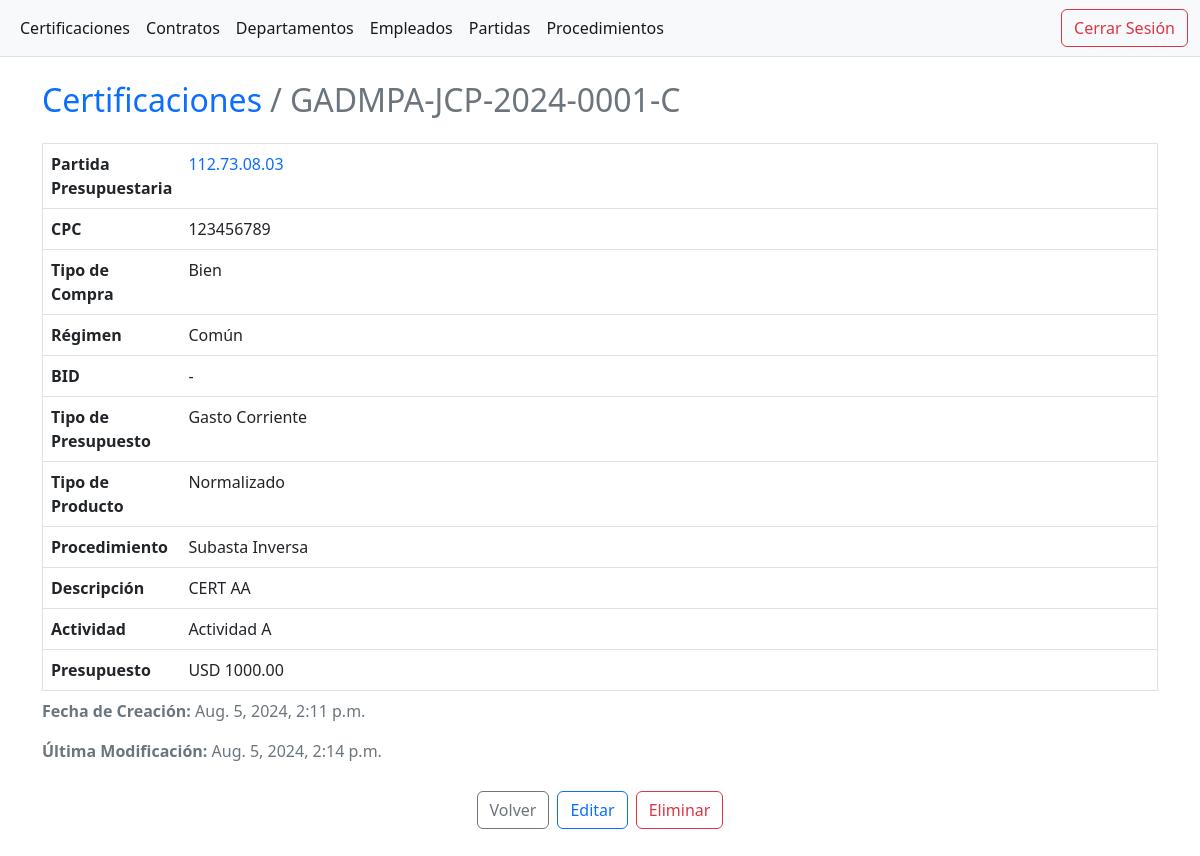
/certification/4/ (signed in), run on the app's committed database.
### apps/certification/models.py (models this page shows, shortened)
class Certification(AuditModel):
    number = models.CharField(max_length=25)
    department = models.ForeignKey(Department, on_delete=models.PROTECT)
    budget_item = models.ForeignKey(BudgetItem, on_delete=models.PROTECT)
    procedure = models.ForeignKey(Procedure, on_delete=models.PROTECT)
    description = models.TextField()
    budget = models.DecimalField(
        max_digits=20, decimal_places=2, validators=[MinValueValidator(0)])
    class Meta:
        ordering = ["number", "budget_item", "description"]
        unique_together = ["number", "budget_item"]

### apps/budget_item/models.py (models this page shows, shortened)
class BudgetItem(AuditModel):
    number = models.CharField(max_length=255)
    cpc = models.CharField(max_length=15)
    description = models.TextField()
    activity = models.TextField()
    budget = models.DecimalField(
        max_digits=20, decimal_places=2, validators=[MinValueValidator(0)])
    budget_type = models.CharField(max_length=21, choices=BudgetType.choices)
    bid = models.BooleanField(default=False)
    c1 = models.BooleanField(default=False)
    c2 = models.BooleanField(default=False)
    c3 = models.BooleanField(default=False)
    class Meta:
        ordering = ["number", "description", "activity"]
        unique_together = ["number", "description", "activity"]

### apps/procedure/models.py (models this page shows)
class Procedure(models.Model):
    name = models.CharField(max_length=50)
    product_type = models.CharField(max_length=14, choices=ProductType.choices)
    purchase_type = models.CharField(
        max_length=11, blank=True, choices=PurchaseType.choices)
    regime = models.CharField(max_length=8, blank=True, choices=Regime.choices)
    def __str__(self):
        return self.name
    class Meta:
        unique_together = ["name", "purchase_type", "product_type", "regime"]
        ordering = ["name", "purchase_type", "product_type", "regime"]

### apps/certification/views.py (the view)
# urls.py: path("<int:pk>/", views.detail_certification, name="detail"),
def detail_certification(request: HttpRequest, pk: int) -> HttpResponse:
    try:
        certification = Certification.objects.get(pk=pk)
    except Certification.DoesNotExist:
        context = {"message": "Certificación no encontrada"}
        return render(request, "certification/list.html", context)
    except Exception as error:
        context = {"Exception": error}
        return render(request, "certification/list.html", context)
    else:
        context = {"certification": certification}
        return render(request, "certification/detail.html", context)

### templates/certification/detail.html (shortened to what this page needs)
{% extends 'base.html' %}
{% block body %}
  <table class="table border">
    <caption>
      <b>Fecha de Creación:</b> {{ certification.create_at }}
    </caption>
    <caption>
      <b>Última Modificación:</b> {{ certification.update_at }}
    </caption>
    <thead class="table-light">
      <tr>
        <ol class="breadcrumb">
          <li class="breadcrumb-item h2" aria-current="page">
            <a class="text-decoration-none" href="{% url 'certification:list' %}">Certificaciones</a>
          </li>
          <li class="breadcrumb-item h2 active" aria-current="page">{{ certification.number }}</li>
        </ol>
      </tr>
    </thead>
    <tbody>
      <tr>
        <td style="width: 10%">
          <b>Partida Presupuestaria</b>
        </td>
        <td>
          <a href="{% url 'budget_item:detail' certification.budget_item.pk %}" class="text-decoration-none">{{ certification.budget_item.number }}</a>
        </td>
      </tr>
      <tr>
        <td style="width: 10%">
          <b>CPC</b>
        </td>
        <td>{{ certification.budget_item.cpc }}</td>
      </tr>
      <tr>
        <td style="width: 10%">
          <b>Tipo de Compra</b>
        </td>
        <td>{{ certification.procedure.purchase_type }}</td>
      </tr>
      <tr>
        <td style="width: 10%">
          <b>Régimen</b>
        </td>
        <td>{{ certification.procedure.regime }}</td>
      </tr>
      <tr>
        <td style="width: 10%">
          <b>BID</b>
        </td>
        <td>{% if certification.budget_item.bid %} X {% else %} - {% endif %}</td>
      </tr>
      <tr>
        <td style="width: 10%">
          <b>Tipo de Presupuesto</b>
        </td>
        <td>{{ certification.budget_item.budget_type }}</td>
      </tr>
      <tr>
        <td style="width: 10%">
          <b>Tipo de Producto</b>
        </td>
        <td>{{ certification.procedure.product_type }}</td>
      </tr>
      <tr>
        <td style="width: 10%">
          <b>Procedimiento</b>
        </td>
        <td>{{ certification.procedure }}</td>
      </tr>
      <tr>
        <td style="width: 10%">
          <b>Descripción</b>
        </td>
        <td>{{ certification.description }}</td>
      </tr>
      <tr>
        <td style="width: 10%">
          <b>Actividad</b>
        </td>
        <td>{{ certification.budget_item.activity }}</td>
      </tr>
      <tr>
        <td style="width: 10%">
          <b>Presupuesto</b>
        </td>
        <td>USD {{ certification.budget }}</td>
      </tr>
    </tbody>
  </table>
  <div class="d-flex justify-content-center">
    <a href="{% url 'certification:list' %}" class="btn m-1 btn-outline-secondary">Volver</a>
    <a href="{% url 'certification:update' certification.pk %}" class="btn m-1 btn-outline-primary">Editar</a>
    <a href="{% url 'certification:delete' certification.pk %}" class="btn m-1 btn-outline-danger">Eliminar</a>
  </div>
{% endblock %}

### data on the page
Certification: create_at "Aug. 5, 2024, 2:11 p.m.", update_at "Aug. 5, 2024, 2:14 p.m.", number "GADMPA-JCP-2024-0001-C", budget_item.number "112.73.08.03", budget_item.cpc "123456789", procedure.purchase_type "Bien", procedure.regime "Común", budget_item.budget_type "Gasto Corriente", procedure.product_type "Normalizado", procedure "Subasta Inversa", description "CERT AA", budget_item.activity "Actividad A", budget "1000.00"
